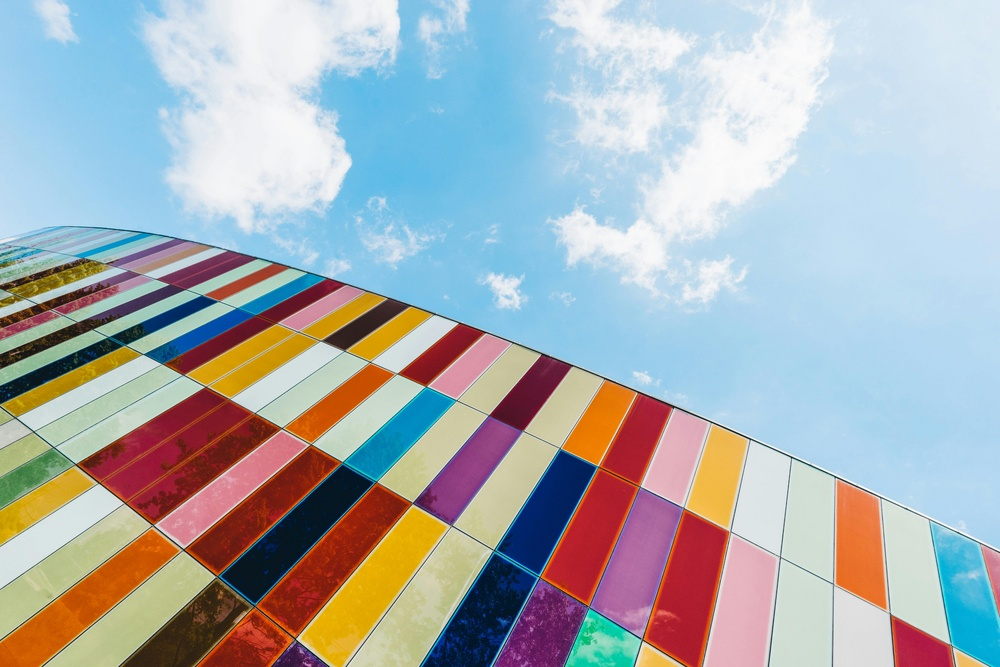
#> input picture rainbow_tile.jpg, 1000 x 667 px, shrunk from 6000 x 4000 before the run
$ python channels.py
#> lines starting #> are read from the running program, lines starting #| are printed output that depends on the picture
import cv2
import numpy as np
import matplotlib.pyplot as plt

image = cv2.imread("./rainbow_tile.jpg")
#> image is the input picture: shape (667, 1000, 3); mean B, G, R 179.4, 175.7, 170.4

plt.imshow(image)
plt.title("image in BGR Mode")
plt.axis("off")
plt.show()

rgb_image = image[...,::-1]

plt.imshow(rgb_image)
plt.title("image in RGB Mode")
plt.axis("off")
plt.show()

r, g, b = cv2.split(rgb_image)
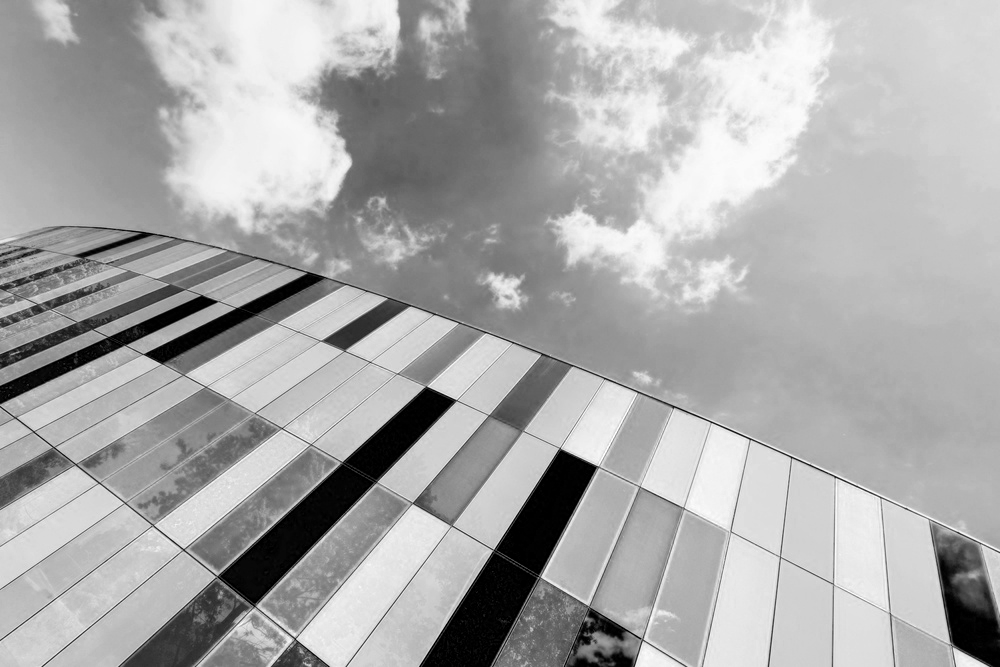
#> r: shape (667, 1000); min 0, max 255, mean 170.4
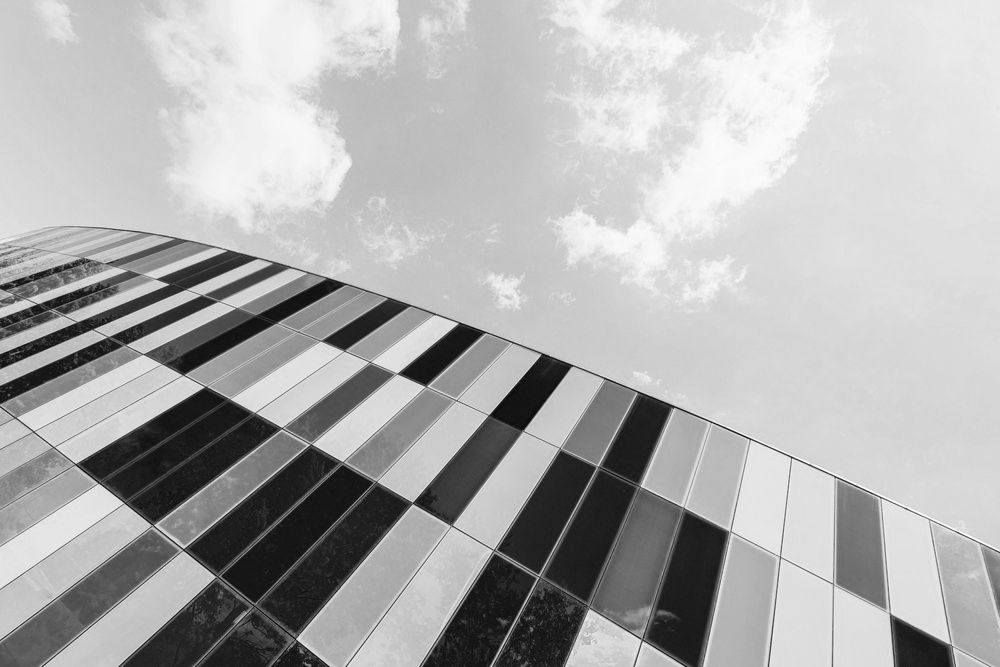
#> g: shape (667, 1000); min 0, max 255, mean 175.7
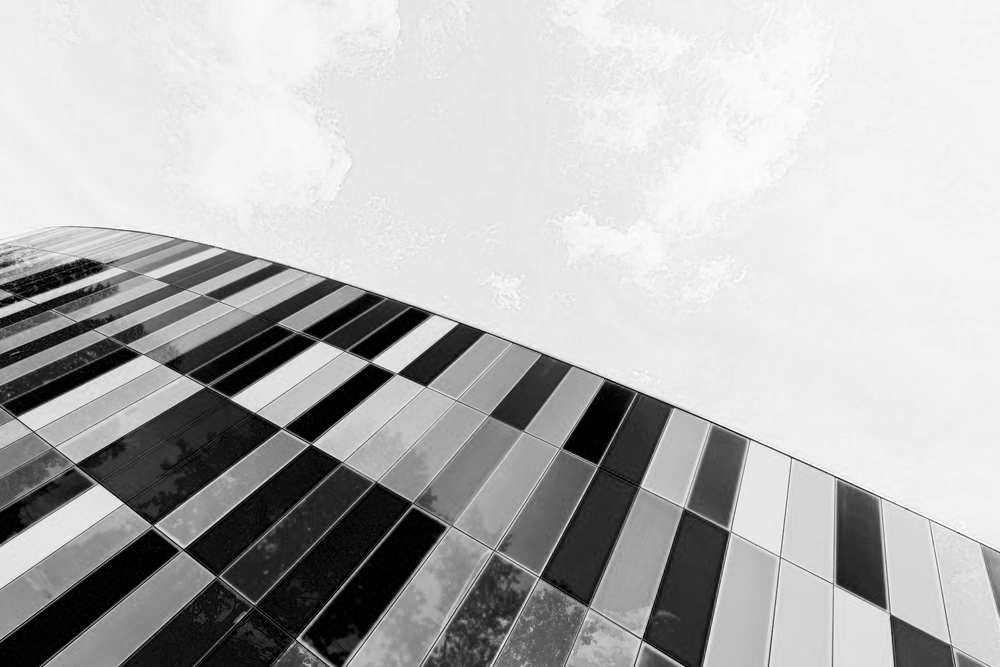
#> b: shape (667, 1000); min 0, max 255, mean 179.4

kernel = np.array([
    [1/16, 1/8, 1/16],
    [1/8, 1/4, 1/8],
    [1/16, 1/8, 1/16]
    ])

plt.figure(figsize=(10, 3))
plt.subplot(1, 3, 1)
plt.imshow(r, cmap='Reds')
plt.title('Red Channel')
plt.axis('off')

plt.subplot(1, 3, 2)
plt.imshow(g, cmap='Greens')
plt.title('Green Channel')
plt.axis('off')

plt.subplot(1, 3, 3)
plt.imshow(b, cmap='Blues')
plt.title('Blue Channel')
plt.axis('off')

plt.show()
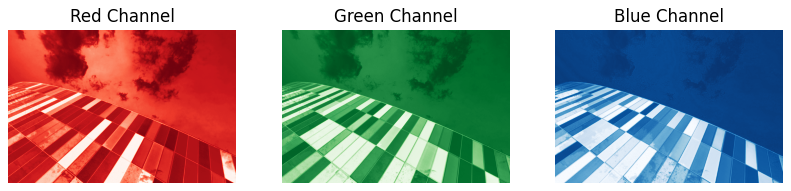
#> figure drawn by matplotlib, 3 panels
